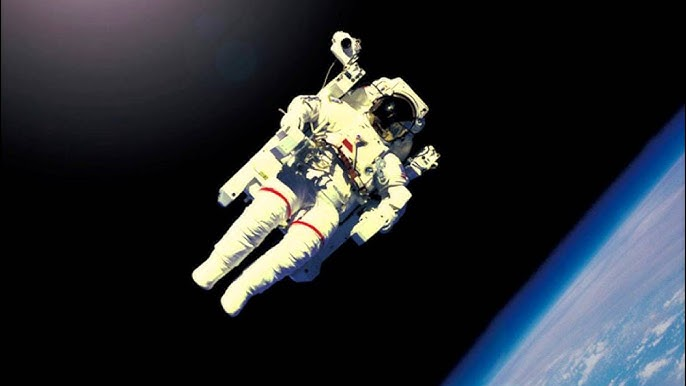
#> input picture assets/image/hq720.jpg, 686 x 386 px
$ python generate-qifeng-ascii.py
#> lines starting #> are read from the running program, lines starting #| are printed output that depends on the picture; after the words box and inside, x2 and y2 are one past the last pixel; in counts of white or black regions, pixels touching at a corner belong together
import json
from pathlib import Path

from PIL import Image, ImageChops, ImageDraw, ImageEnhance, ImageFilter, ImageOps


ROOT = Path(__file__).resolve().parents[2]
SOURCE = ROOT / 'assets/image/hq720.jpg'
BLUE_OUTPUT = ROOT / 'assets/image/hq720-blue.png'
SCENE_OUTPUT = ROOT / 'scripts/environment/qifeng-scene.js'
ASCII_SIZE = (320, 180)


def enhance_earth_detail(image):
    width, height = image.size
    earth_mask = Image.new('L', image.size, 0)
    ImageDraw.Draw(earth_mask).polygon([
        (int(width * 0.59), height),
        (width, int(height * 0.22)),
        (width, height),
    ], fill=255)
    earth_mask = earth_mask.filter(ImageFilter.GaussianBlur(radius=max(4, int(width * 0.012))))

    detailed = ImageEnhance.Contrast(image).enhance(1.38)
    detailed = detailed.filter(ImageFilter.UnsharpMask(radius=1.25, percent=145, threshold=3))
    return Image.composite(detailed, image, earth_mask)


def add_earth_rim(image):
    width, height = image.size
    points = []
    for index in range(81):
        progress = index / 80
        points.append((
            width * (0.64 + 0.36 * progress ** 0.72),
            height * (1 - 0.78 * progress),
        ))

    halo = Image.new('L', image.size, 0)
    ImageDraw.Draw(halo).line(
        points,
        fill=92,
        width=max(5, int(width * 0.012)),
        joint='curve',
    )
    halo = halo.filter(ImageFilter.GaussianBlur(radius=max(3, int(width * 0.01))))

    rim = Image.new('L', image.size, 0)
    ImageDraw.Draw(rim).line(
        points,
        fill=208,
        width=max(2, int(width * 0.004)),
        joint='curve',
    )
    rim = rim.filter(ImageFilter.GaussianBlur(radius=0.6))
    return ImageChops.lighter(ImageChops.lighter(image, halo), rim)


def main():
    source = Image.open(SOURCE).convert('L')
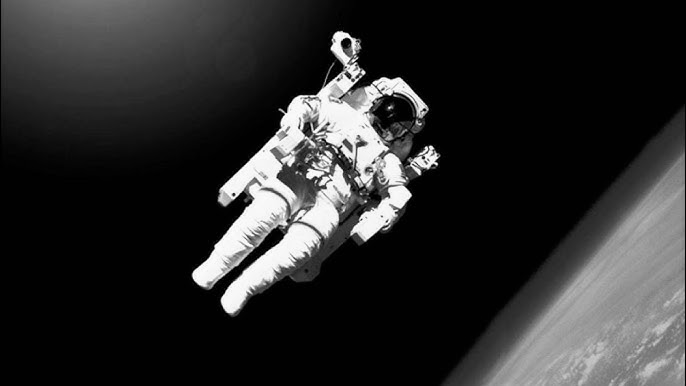
#> source: PIL image 686x386 L; min 0, max 254, mean 44.1
    contrast = ImageOps.autocontrast(source, cutoff=1)
    shadow_lift = contrast.point(lambda value: int((value / 255) ** 0.82 * 255))
    shadow_lift = enhance_earth_detail(shadow_lift)
#> in enhance_earth_detail, `earth_mask = Image.new('L', image.size, 0)`: earth_mask: PIL image 686x386 L; every value is 0
#> in enhance_earth_detail, `ImageDraw.Draw(earth_mask).polygon([ (int(width * 0.59), height), (wid..`:
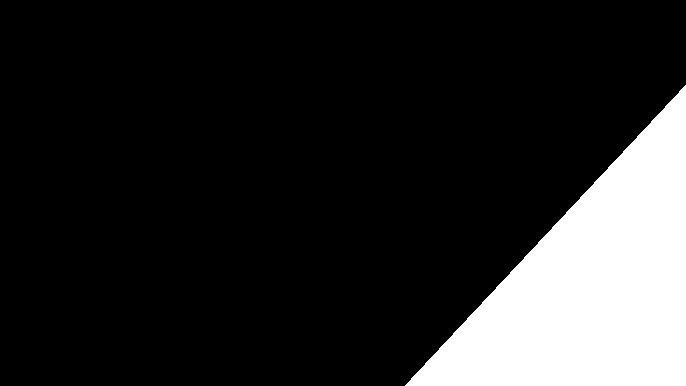
#> earth_mask: PIL image 686x386 L; 16% white; 1 white region, box (x1, y1, x2, y2) and area: (405, 85, 686, 386) 42441
#> in enhance_earth_detail, `earth_mask = earth_mask.filter(ImageFilter.GaussianBlur(radius=max(4, ..`:
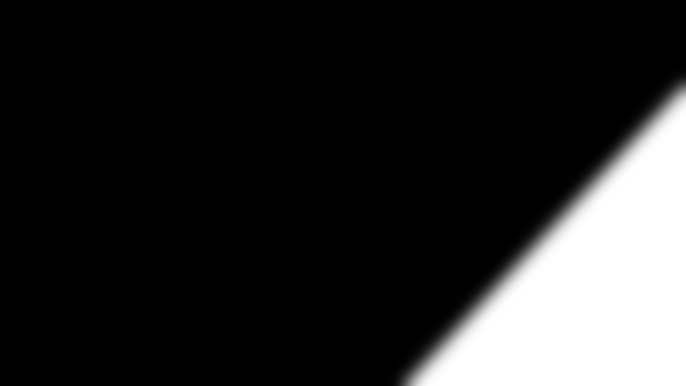
#> earth_mask: PIL image 686x386 L; min 0, max 255, mean 40.9
#> in enhance_earth_detail, `detailed = ImageEnhance.Contrast(image).enhance(1.38)`:
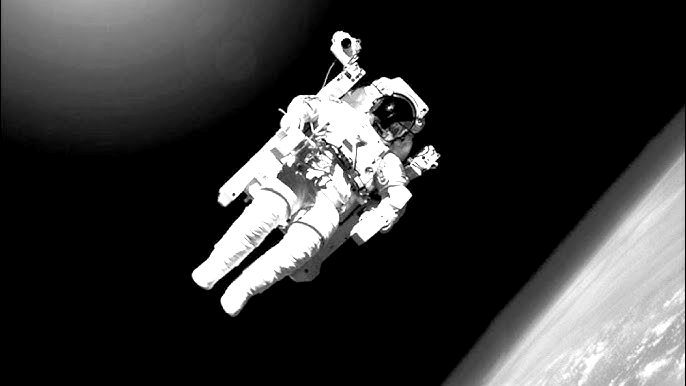
#> detailed: PIL image 686x386 L; min 0, max 255, mean 56
    shadow_lift = add_earth_rim(shadow_lift)
#> in add_earth_rim, `ImageDraw.Draw(halo).line( points, fill=92, width=max(5, int(width * 0..`: halo: PIL image 686x386 L; values 0 (black) and 92 (white), 1.1% white; 1 white region, box (x1, y1, x2, y2) and area: (438, 82, 686, 386) 2888
#> in add_earth_rim, `ImageDraw.Draw(rim).line( points, fill=208, width=max(2, int(width * 0..`:
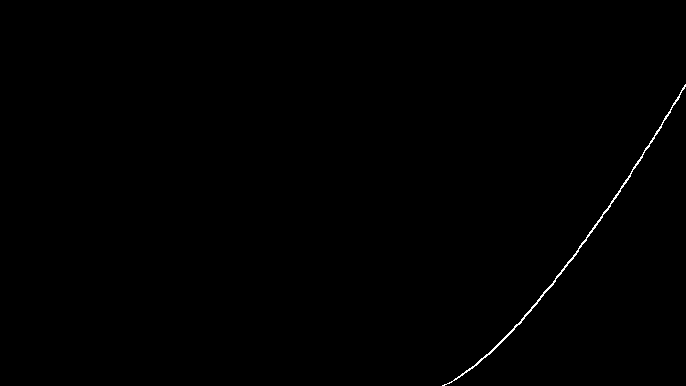
#> rim: PIL image 686x386 L; values 0 (black) and 208 (white), 0.28% white in thin lines or dots, all inside (x1, y1, x2, y2) = (442, 84, 686, 386)

    blue = ImageOps.colorize(
        shadow_lift,
        black='#071738',
        white='#eaf2ff',
    )
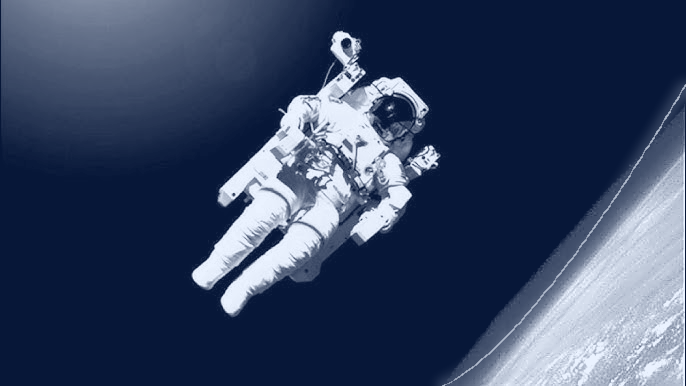
#> blue: PIL image 686x386 RGB; mean R, G, B 55.3, 69.6, 98.3
    blue.save(BLUE_OUTPUT, optimize=True)

    ascii_map = shadow_lift.resize(ASCII_SIZE, Image.Resampling.LANCZOS)
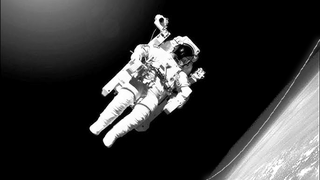
#> ascii_map: PIL image 320x180 L; min 0, max 255, mean 54.5
    values = [max(0, min(255, int(value))) for value in ascii_map.getdata()]
#> values = 57600 items
    module = '''// Generated by scripts/environment/generate-qifeng-ascii.py.\n'''
    module += 'export const QIFENG_SCENE = Object.freeze({\n'
    module += "  id: 'qifeng-image-ascii',\n"
    module += "  source: 'assets/image/hq720.jpg',\n"
    module += "  bluePreview: 'assets/image/hq720-blue.png',\n"
    module += "  surface: '#1E40AF',\n"
    module += "  ink: '#ffffff',\n"
    module += f'  width: {ASCII_SIZE[0]},\n'
    module += f'  height: {ASCII_SIZE[1]},\n'
    module += f'  values: Object.freeze({json.dumps(values, separators=(",", ":"))}),\n'
    module += '});\n'
    SCENE_OUTPUT.write_text(module, encoding='utf-8')


if __name__ == '__main__':
    main()
